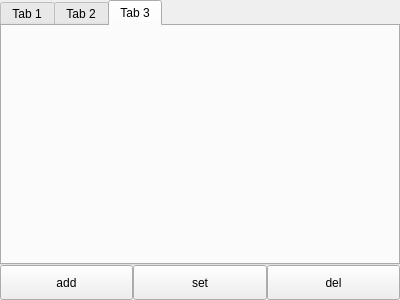
<?xml version="1.0" encoding="UTF-8"?>
<ui version="4.0">
 <class>CameraMenu</class>
 <widget class="QWidget" name="CameraMenu">
  <property name="geometry">
   <rect>
    <x>0</x>
    <y>0</y>
    <width>400</width>
    <height>300</height>
   </rect>
  </property>
  <property name="windowTitle">
   <string>CameraMenu</string>
  </property>
  <layout class="QGridLayout" name="gridLayout">
   <property name="leftMargin">
    <number>0</number>
   </property>
   <property name="topMargin">
    <number>0</number>
   </property>
   <property name="rightMargin">
    <number>0</number>
   </property>
   <property name="bottomMargin">
    <number>0</number>
   </property>
   <property name="spacing">
    <number>0</number>
   </property>
   <item row="0" column="0">
    <layout class="QGridLayout" name="grid_main">
     <property name="spacing">
      <number>0</number>
     </property>
     <item row="1" column="0">
      <layout class="QGridLayout" name="grid_button">
       <property name="spacing">
        <number>0</number>
       </property>
       <item row="1" column="1">
        <widget class="QPushButton" name="pb_set">
         <property name="minimumSize">
          <size>
           <width>0</width>
           <height>35</height>
          </size>
         </property>
         <property name="text">
          <string>set</string>
         </property>
        </widget>
       </item>
       <item row="1" column="2">
        <widget class="QPushButton" name="pb_del">
         <property name="minimumSize">
          <size>
           <width>0</width>
           <height>35</height>
          </size>
         </property>
         <property name="text">
          <string>del</string>
         </property>
        </widget>
       </item>
       <item row="1" column="0">
        <widget class="QPushButton" name="pb_add">
         <property name="minimumSize">
          <size>
           <width>0</width>
           <height>35</height>
          </size>
         </property>
         <property name="text">
          <string>add</string>
         </property>
        </widget>
       </item>
      </layout>
     </item>
     <item row="0" column="0">
      <widget class="MenuTabWidget" name="tw_item">
       <property name="tabPosition">
        <enum>QTabWidget::North</enum>
       </property>
       <property name="currentIndex">
        <number>2</number>
       </property>
       <widget class="ItemListWidget" name="itm_list_1">
        <attribute name="title">
         <string>Tab 1</string>
        </attribute>
       </widget>
       <widget class="ItemListWidget" name="itm_list_2">
        <attribute name="title">
         <string>Tab 2</string>
        </attribute>
       </widget>
       <widget class="ItemListWidget" name="itm_list_3">
        <attribute name="title">
         <string>Tab 3</string>
        </attribute>
       </widget>
      </widget>
     </item>
    </layout>
   </item>
  </layout>
 </widget>
 <layoutdefault spacing="6" margin="11"/>
 <customwidgets>
  <customwidget>
   <class>ItemListWidget</class>
   <extends>QWidget</extends>
   <header>item_listwidget.h</header>
   <container>1</container>
  </customwidget>
  <customwidget>
   <class>MenuTabWidget</class>
   <extends>QTabWidget</extends>
   <header location="global">menu_tabwidget.h</header>
   <container>1</container>
  </customwidget>
 </customwidgets>
 <resources/>
 <connections/>
</ui>
